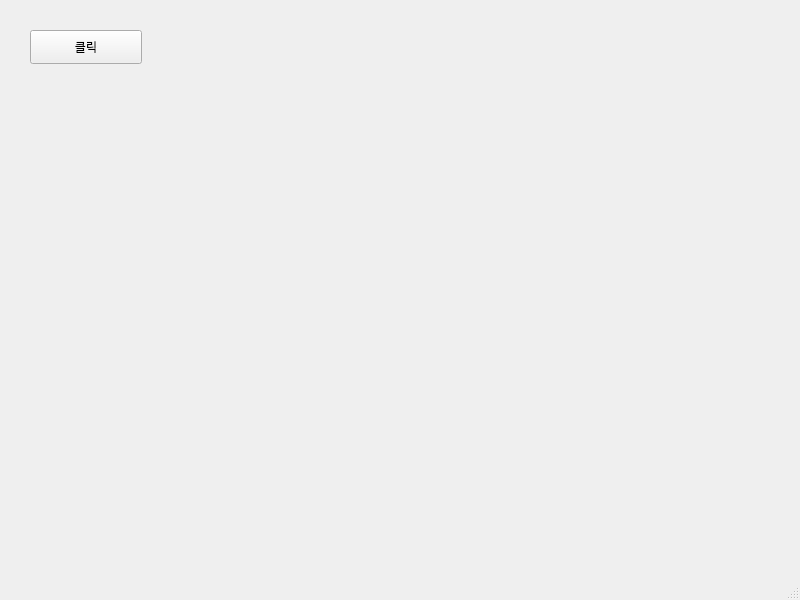
<?xml version="1.0" encoding="UTF-8"?>
<ui version="4.0">
 <class>MainWindow</class>
 <widget class="QMainWindow" name="MainWindow">
  <property name="geometry">
   <rect>
    <x>0</x>
    <y>0</y>
    <width>800</width>
    <height>600</height>
   </rect>
  </property>
  <property name="windowTitle">
   <string>MainWindow</string>
  </property>
  <widget class="QWidget" name="centralwidget">
   <widget class="QPushButton" name="pushButton">
    <property name="geometry">
     <rect>
      <x>30</x>
      <y>30</y>
      <width>112</width>
      <height>34</height>
     </rect>
    </property>
    <property name="text">
     <string>클릭</string>
    </property>
   </widget>
  </widget>
  <widget class="QMenuBar" name="menubar">
   <property name="geometry">
    <rect>
     <x>0</x>
     <y>0</y>
     <width>800</width>
     <height>31</height>
    </rect>
   </property>
  </widget>
  <widget class="QStatusBar" name="statusbar"/>
 </widget>
 <resources/>
 <connections/>
</ui>
